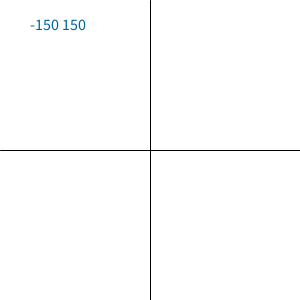
Frame 1 (no input)
Frame 60 (the mouse pressed at the canvas centre just before this capture): identical to frame 1, image omitted
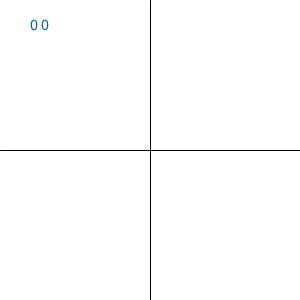
Frame 120 (the mouse held since frame 60 and released just before this capture)

The Processing sketch that drew these frames (run headless with seeded random() and noise(); from frame 60 on, the mouse is pressed at the canvas centre):

// Processing sketch: XYConversionPractice
// ── XYConversionPractice.pde
//I'm building this as a simple exercise to 
xyConverter converter = new xyConverter();
void setup(){
  size(300,300);
}

void draw(){
  background(255);
  line(width/2,0,width/2,height);
  line(0,height/2,width,height/2);
  
  String values;
  values =  str( converter.convertX(mouseX) ) ;
  values += " ";
  values += str( converter.convertY(mouseY) );
  textSize(16);
  fill(0, 102, 153);
  text(values,width/10,height/10);
  //clear();
}

class xyConverter{
  xyConverter(){
    
  }
  
  int convertX(int inputX){
    int newX;
    if(inputX > width || inputX < 0 ){
      println("ERROR: Input out of bounds");
      newX = 0;
    }
    else if(inputX<width/2){ //Case: negative value
      newX = width/2 - inputX;
      newX*= -1;
    }
    else{
     newX = inputX- width/2; 
    }
    return newX;
  }
  
  int convertY(int inputY){
    int newY;
    if(inputY > height || inputY < 0){
     println("ERROR: Input out of bounds");
     newY = 0;
    }
    else if(inputY < height/2){
     newY = height/2 - inputY; 
    }
    else{
     newY = inputY - height/2;
     newY *= -1;
    }
    return newY;
  }
  
}
